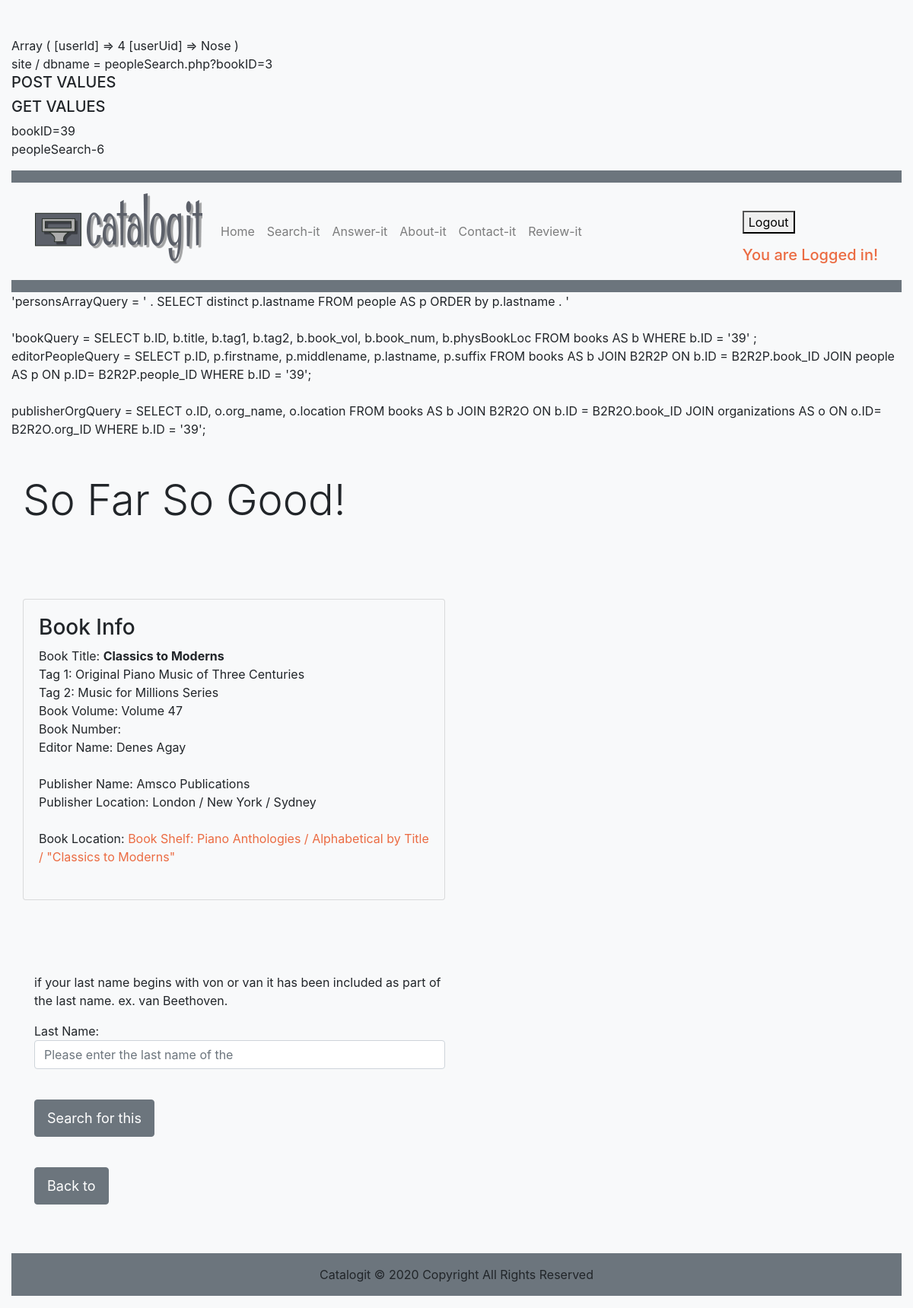
The page /peopleSearch.php?bookID=39 (signed in) on the database its author committed.
### tables this page shows
CREATE TABLE `books` (
  `ID` int(8) unsigned NOT NULL AUTO_INCREMENT,
  `title` varchar(80) NOT NULL,
  `tag1` varchar(350) DEFAULT NULL,
  `tag2` varchar(350) DEFAULT NULL,
  `book_vol` varchar(80) DEFAULT NULL,
  `book_num` varchar(20) DEFAULT NULL,
  `physBookLoc` varchar(255) DEFAULT NULL,
  PRIMARY KEY (`ID`)
);

CREATE TABLE `people` (
  `ID` int(8) unsigned NOT NULL AUTO_INCREMENT,
  `firstname` varchar(40) DEFAULT NULL,
  `middlename` varchar(40) DEFAULT NULL,
  `lastname` varchar(40) DEFAULT NULL,
  `suffix` varchar(40) DEFAULT NULL,
  PRIMARY KEY (`ID`)
);

CREATE TABLE `organizations` (
  `ID` int(8) unsigned NOT NULL AUTO_INCREMENT,
  `org_name` varchar(40) DEFAULT NULL,
  `location` varchar(255) DEFAULT NULL,
  PRIMARY KEY (`ID`)
);

### peopleSearch.php (the view, shortened to what this page needs)
<?php
include 'boilerplate.php';
if($debug) {
    echo <<<_END
<p>peopleSearch-6</p>
_END;
}
include 'beginningNav.php';
$searchPeopleLastNameErr = "";
$bookID = "";
$compositionID = "";
$oldPeopleID = "";
$editBook = "";
$editComposition = "";
$findComposer = "";
$findPerson = "";
$role = "";
if(isset($_REQUEST['bookID']) && is_numeric($_REQUEST['bookID'])) {
    $bookID = $_REQUEST['bookID'];
}
$washPostVar = cleanup_post($bookID);
$bookIDAltered = strip_before_insert($conn, $washPostVar);
$personsArrayQuery = "
                SELECT distinct p.lastname
                FROM people AS p
                ORDER by p.lastname
                  ";
if($debug) {
    $debug_string.=" 'personsArrayQuery = ' . $personsArrayQuery . '<br/><br/>'";
}
if($debug) {
    echo $debug_string;
}
    if($editBook !== "true" && $editComposition !== "true" && $findComposer !== "true" && $findPerson !== "true") {
        $bookQuery  = <<<_END
          SELECT b.ID, b.title, b.tag1, b.tag2, b.book_vol, b.book_num, b.physBookLoc
          FROM books AS b
          WHERE b.ID = '$bookIDAltered' ;
_END;
        $bookQueryResult = $conn->query($bookQuery);
        if($debug) {
            echo 'bookQuery =' . $bookQuery . '</br>';
        }
        if($bookQueryResult) {
            $numberOfBookRows = $bookQueryResult->num_rows;
            for ($j = 0; $j < $numberOfBookRows; ++$j) {
                $row = $bookQueryResult->fetch_array(MYSQLI_NUM);
                $bookID = $row[0];
                $bookTitle = $row[1];
                $bookTag1 = $row[2];
                $bookTag2 = $row[3];
                $bookVolume = $row[4];
                $bookNumber = $row[5];
                $physBookLocNote = $row[6];
            }
        }
        $editorPeopleQuery = <<<_END
      SELECT  p.ID, p.firstname, p.middlename, p.lastname, p.suffix
      FROM books AS b
      JOIN B2R2P ON b.ID = B2R2P.book_ID
      JOIN people AS p ON p.ID= B2R2P.people_ID
      WHERE b.ID = '$bookIDAltered';
_END;
        $resultEditorPeopleQuery = $conn->query($editorPeopleQuery);
        if($debug) {
            echo 'editorPeopleQuery = ' . $editorPeopleQuery . '<br/><br/>';
        }
        if ($resultEditorPeopleQuery) {
            $numEditorPeopleRows = $resultEditorPeopleQuery->num_rows;
            $editorPeopleString= "";
            for ($j = 0 ; $j < $numEditorPeopleRows ; ++$j) {
                $row = $resultEditorPeopleQuery->fetch_array(MYSQLI_NUM);
                $editorPeopleFirstName = $row[1];
                $editorPeopleMiddleName = $row[2];
                $editorPeopleLastName = $row[3];
                $editorPeopleSuffix = $row[4];
                $editorPeopleString .= $editorPeopleFirstName .  " " . $editorPeopleMiddleName . " " . $editorPeopleLastName . " " . $editorPeopleSuffix . "</br>Editor Name: ";
            }
        }
        $displayEditorPeopleString = substr($editorPeopleString, 0, strrpos($editorPeopleString, "</br>Editor Name: " ));
        $publisherOrgQuery = <<<_END
      SELECT  o.ID, o.org_name, o.location
      FROM books AS b
      JOIN B2R2O ON b.ID = B2R2O.book_ID
      JOIN organizations AS o ON o.ID= B2R2O.org_ID
      WHERE b.ID = '$bookIDAltered';
_END;
        $resultPublisherOrgQuery = $conn->query($publisherOrgQuery);
        if($debug) {
            echo 'publisherOrgQuery = ' . $publisherOrgQuery . '<br/><br/>';
        }
        if ($resultPublisherOrgQuery) {
            $numPublisherOrgRows = $resultPublisherOrgQuery->num_rows;
            $publisherOrgString= "";
            for ($j = 0 ; $j < $numPublisherOrgRows ; ++$j) {
                $row = $resultPublisherOrgQuery->fetch_array(MYSQLI_NUM);
                $publisherOrgName = $row[1];
                $publisherOrgLocation = $row[2];
                $publisherOrgString .= $publisherOrgName . "</br> Publisher Location: " . $publisherOrgLocation . "</br></br>Publisher Name: ";
            }
        }
        $displayPublisherOrgString = substr($publisherOrgString, 0, strrpos($publisherOrgString, "</br>Publisher Name: " ));
        echo <<<_END
    <div class="container-fluid bg-light pt-4 pb-5">
      <h3 class="display-4 pb-3">So Far So Good!</h3>
      $informationText
    </div>
_END;
    if($bookID) {
        echo <<<_END
      <div class="container-fluid bg-light pt-4 pb-5">
      <div class="row">
          <div class="col-md-6 pb-4">
            <div class="card bg-light">
              <div class="card-body">
                <h3> Book Info </h3>
                Book Title: <strong>$bookTitle</strong> <br/>
                Tag 1: $bookTag1 <br/>
                Tag 2: $bookTag2 <br/>
                Book Volume: $bookVolume <br/>
                Book Number: $bookNumber <br/>
                Editor Name: $displayEditorPeopleString<br/>
           <br/>Publisher Name: $displayPublisherOrgString <br/>
                Book Location: <span style="color:#EB6B42;">  $physBookLocNote</span><br/><br/>
              </div>
            </div>
          </div>
        </div>
      </div>
_END;
}
}
    echo <<<_END
    <div class="container-fluid bg-light pt-4 pb-5" >
      <div class="col-md-6">
        <form action="peopleSearch.php" method="post">
          $replacePeopleContinueText
          $addNewPeopleContinueText
          $findComposerContinueText
          $findPersonContinueText
         <p> if your $role last name begins with von or van it has been included as part of the last name. ex. van Beethoven. </p>
          $role Last Name: $searchPeopleLastNameErr
          <input class="form-control" autocomplete="off" type="text" name="searchPeopleLastName" id="searchPeopleLastName" autofocus placeholder = "Please enter the last name of the $role "/>
          <ul id="cmpsrsArray"></ul>
          <input class="btn btn-secondary mt-4" type="submit" value="Search for this $role"/>
          <input type="hidden" name="bookID" value="{$bookID}"/>
          <input type="hidden" name="compositionID" value="{$compositionID}"/>
          <input type="hidden" name="oldPeopleID" value="{$oldPeopleID}"/>
          <input type="hidden" name="submit" value="true"/>
          $sendReplace
          $sendEditBook
          $sendEditComposition
          $sendAddNew
          $sendFindComposer
          $sendFindPerson
        </form>
        <form action="$formAction" method="post">
          <input class="btn btn-secondary mt-4" type="submit" value="Back to $page "/>
          <input type="hidden" name="bookID" value="$bookID"/>
          <input type="hidden" name="compositionID" value="$compositionID"/>
        </form>
      </div>
    </div>
_END;
include 'footer.php';
include 'endingBoilerplate.php';
?>

### css/style.css (style rules this page uses)
@media (min-width: 768px) { .btn { font-size: 12px; padding: 6px 12px; } }
@media (min-width: 992px) { .btn { font-size: 14px; padding: 8px 12px; } }
@media (min-width: 1200px) { .btn { padding: 10px 16px; font-size: 18px; } }

### rows shown on the page
books: title "Classics to Moderns", tag1 "Original Piano Music of Three Centuries", tag2 "Music for Millions Series", book_vol "Volume 47", physBookLoc "Book Shelf: Piano Anthologies / Alphabetical by Title / \"Classics to Moderns\""
people: firstname "Denes", lastname "Agay"
organizations: org_name "Amsco Publications", location "London / New York / Sydney"

### other values the page prints
$key "bookID"
$value "39"
$personsArrayQuery "SELECT distinct p.lastname FROM people AS p ORDER by p.lastname"
$bookQuery "SELECT b.ID, b.title, b.tag1, b.tag2, b.book_vol, b.book_num, b.physBookLoc FROM books AS b WHERE b.ID = '39' ;"
$editorPeopleQuery "SELECT p.ID, p.firstname, p.middlename, p.lastname, p.suffix FROM books AS b JOIN B2R2P ON b.ID = B2R2P.book_ID JOIN people AS p ON p.ID= B2R2P.people_ID WHERE b.ID = '39';"
$publisherOrgQuery "SELECT o.ID, o.org_name, o.location FROM books AS b JOIN B2R2O ON b.ID = B2R2O.book_ID JOIN organizations AS o ON o.ID= B2R2O.org_ID WHERE b.ID = '39';"
